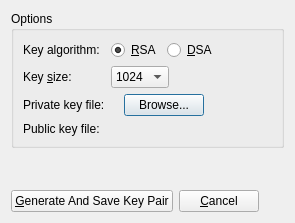
<?xml version="1.0" encoding="UTF-8"?>
<ui version="4.0">
 <class>QSsh::SshKeyCreationDialog</class>
 <widget class="QDialog" name="QSsh::SshKeyCreationDialog">
  <property name="enabled">
   <bool>true</bool>
  </property>
  <property name="geometry">
   <rect>
    <x>0</x>
    <y>0</y>
    <width>295</width>
    <height>223</height>
   </rect>
  </property>
  <property name="sizePolicy">
   <sizepolicy hsizetype="Preferred" vsizetype="Preferred">
    <horstretch>0</horstretch>
    <verstretch>0</verstretch>
   </sizepolicy>
  </property>
  <property name="windowTitle">
   <string>SSH Key Configuration</string>
  </property>
  <layout class="QVBoxLayout" name="verticalLayout">
   <item>
    <widget class="QGroupBox" name="groupBox">
     <property name="title">
      <string>Options</string>
     </property>
     <layout class="QFormLayout" name="formLayout">
      <item row="0" column="0">
       <widget class="QLabel" name="keyAlgo">
        <property name="text">
         <string>Key algorithm:</string>
        </property>
       </widget>
      </item>
      <item row="0" column="1">
       <layout class="QHBoxLayout" name="horizontalLayout_2">
        <item>
         <widget class="QRadioButton" name="rsa">
          <property name="sizePolicy">
           <sizepolicy hsizetype="Maximum" vsizetype="Fixed">
            <horstretch>0</horstretch>
            <verstretch>0</verstretch>
           </sizepolicy>
          </property>
          <property name="text">
           <string>&amp;RSA</string>
          </property>
          <property name="checked">
           <bool>true</bool>
          </property>
         </widget>
        </item>
        <item>
         <widget class="QRadioButton" name="dsa">
          <property name="sizePolicy">
           <sizepolicy hsizetype="Maximum" vsizetype="Fixed">
            <horstretch>0</horstretch>
            <verstretch>0</verstretch>
           </sizepolicy>
          </property>
          <property name="text">
           <string>&amp;DSA</string>
          </property>
         </widget>
        </item>
        <item>
         <spacer name="horizontalSpacer_3">
          <property name="orientation">
           <enum>Qt::Horizontal</enum>
          </property>
          <property name="sizeHint" stdset="0">
           <size>
            <width>40</width>
            <height>20</height>
           </size>
          </property>
         </spacer>
        </item>
       </layout>
      </item>
      <item row="1" column="0">
       <widget class="QLabel" name="keySize">
        <property name="sizePolicy">
         <sizepolicy hsizetype="Maximum" vsizetype="Preferred">
          <horstretch>0</horstretch>
          <verstretch>0</verstretch>
         </sizepolicy>
        </property>
        <property name="text">
         <string>Key &amp;size:</string>
        </property>
        <property name="buddy">
         <cstring>comboBox</cstring>
        </property>
       </widget>
      </item>
      <item row="1" column="1">
       <layout class="QHBoxLayout" name="horizontalLayout_3">
        <item>
         <widget class="QComboBox" name="comboBox">
          <item>
           <property name="text">
            <string notr="true">1024</string>
           </property>
          </item>
          <item>
           <property name="text">
            <string notr="true">2048</string>
           </property>
          </item>
          <item>
           <property name="text">
            <string notr="true">4096</string>
           </property>
          </item>
         </widget>
        </item>
        <item>
         <spacer name="horizontalSpacer_2">
          <property name="orientation">
           <enum>Qt::Horizontal</enum>
          </property>
          <property name="sizeHint" stdset="0">
           <size>
            <width>40</width>
            <height>20</height>
           </size>
          </property>
         </spacer>
        </item>
       </layout>
      </item>
      <item row="2" column="0">
       <widget class="QLabel" name="privateKeyFileLabel">
        <property name="text">
         <string>Private key file:</string>
        </property>
       </widget>
      </item>
      <item row="2" column="1">
       <layout class="QHBoxLayout" name="horizontalLayout_4">
        <item>
         <widget class="QLabel" name="privateKeyFileValueLabel">
          <property name="text">
           <string/>
          </property>
         </widget>
        </item>
        <item>
         <widget class="QPushButton" name="privateKeyFileButton">
          <property name="text">
           <string>Browse...</string>
          </property>
         </widget>
        </item>
        <item>
         <spacer name="horizontalSpacer_4">
          <property name="orientation">
           <enum>Qt::Horizontal</enum>
          </property>
          <property name="sizeHint" stdset="0">
           <size>
            <width>40</width>
            <height>20</height>
           </size>
          </property>
         </spacer>
        </item>
       </layout>
      </item>
      <item row="3" column="0">
       <widget class="QLabel" name="label">
        <property name="text">
         <string>Public key file:</string>
        </property>
       </widget>
      </item>
      <item row="3" column="1">
       <widget class="QLabel" name="publicKeyFileLabel">
        <property name="text">
         <string/>
        </property>
       </widget>
      </item>
     </layout>
    </widget>
   </item>
   <item>
    <spacer name="verticalSpacer">
     <property name="orientation">
      <enum>Qt::Vertical</enum>
     </property>
     <property name="sizeHint" stdset="0">
      <size>
       <width>20</width>
       <height>40</height>
      </size>
     </property>
    </spacer>
   </item>
   <item>
    <layout class="QHBoxLayout" name="horizontalLayout">
     <property name="spacing">
      <number>6</number>
     </property>
     <item>
      <widget class="QPushButton" name="generateButton">
       <property name="sizePolicy">
        <sizepolicy hsizetype="Preferred" vsizetype="Preferred">
         <horstretch>0</horstretch>
         <verstretch>0</verstretch>
        </sizepolicy>
       </property>
       <property name="text">
        <string>&amp;Generate And Save Key Pair</string>
       </property>
      </widget>
     </item>
     <item>
      <widget class="QPushButton" name="closeButton">
       <property name="sizePolicy">
        <sizepolicy hsizetype="Preferred" vsizetype="Preferred">
         <horstretch>0</horstretch>
         <verstretch>0</verstretch>
        </sizepolicy>
       </property>
       <property name="text">
        <string>&amp;Cancel</string>
       </property>
      </widget>
     </item>
     <item>
      <spacer name="horizontalSpacer">
       <property name="orientation">
        <enum>Qt::Horizontal</enum>
       </property>
       <property name="sizeHint" stdset="0">
        <size>
         <width>0</width>
         <height>0</height>
        </size>
       </property>
      </spacer>
     </item>
    </layout>
   </item>
  </layout>
 </widget>
 <resources/>
 <connections>
  <connection>
   <sender>closeButton</sender>
   <signal>clicked()</signal>
   <receiver>QSsh::SshKeyCreationDialog</receiver>
   <slot>close()</slot>
   <hints>
    <hint type="sourcelabel">
     <x>195</x>
     <y>184</y>
    </hint>
    <hint type="destinationlabel">
     <x>381</x>
     <y>107</y>
    </hint>
   </hints>
  </connection>
 </connections>
</ui>
